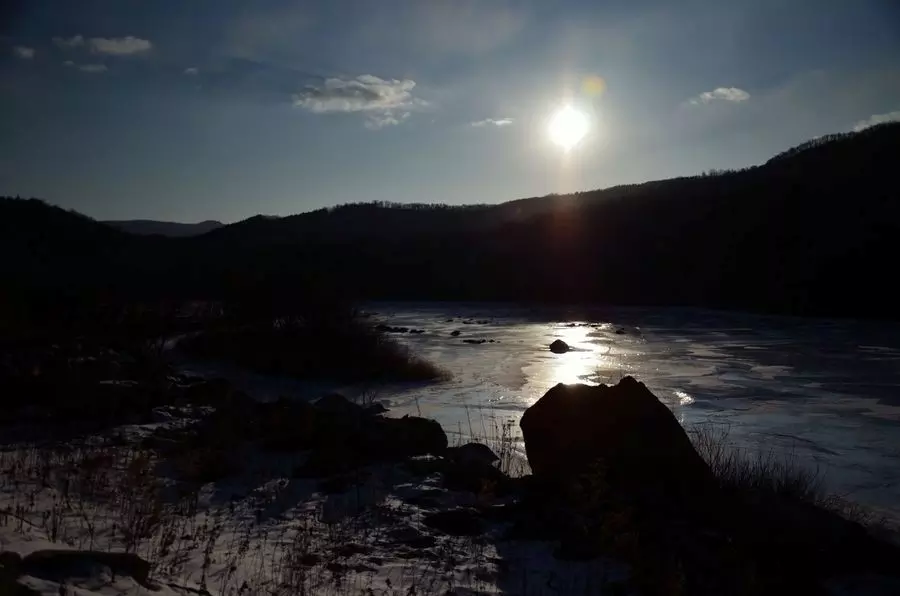
#> input picture Ass1/img1.png, 900 x 596 px, found by its file name
$ python Imp1_90.py
#> lines starting #> are read from the running program, lines starting #| are printed output that depends on the picture
import cv2

# reading the image as is and storing it in a variable
img = cv2.imread('img1.png', cv2.IMREAD_UNCHANGED)
#> img is the input picture: shape (596, 900, 3); mean B, G, R 52.6, 48.7, 46.4
# print(img)

#rotating image counterclockwise by 90 degrees
img = cv2.rotate(img, cv2.cv2.ROTATE_90_COUNTERCLOCKWISE)
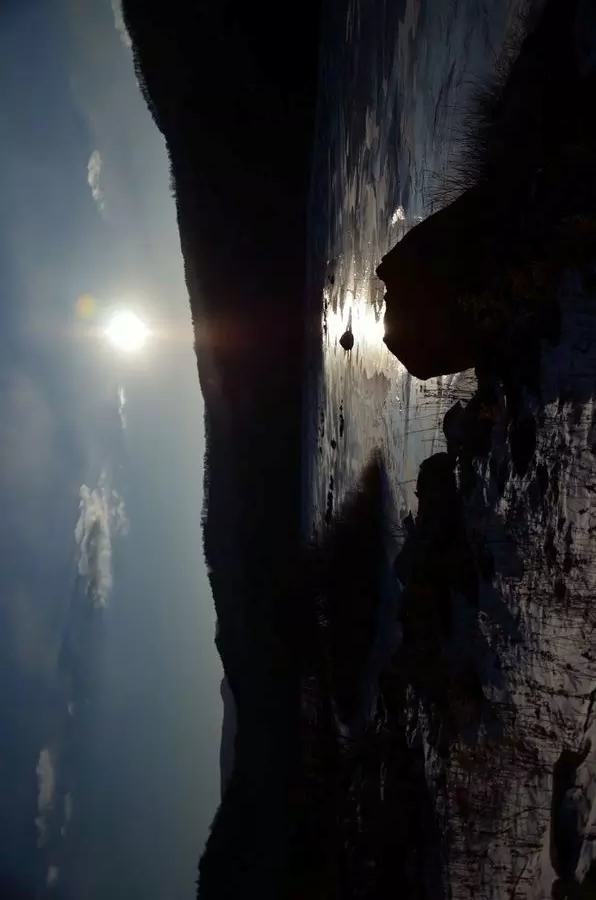
#> img: shape (900, 596, 3); mean B, G, R 52.6, 48.7, 46.4
cv2.imshow("img1", img)

#if image processed correctly, it will be saved by pressing 's',
#otherwise quit the window and free up the resources
if cv2.waitKey(0) == ord('s'):
#> (key Esc is pressed here)
    cv2.imwrite("img1_90.png", img)
    cv2.destroyAllWindows()
else:
    cv2.destroyAllWindows()

$ run again, with Ass1/3 - chromaticity.png copied over Ass1/img1.png
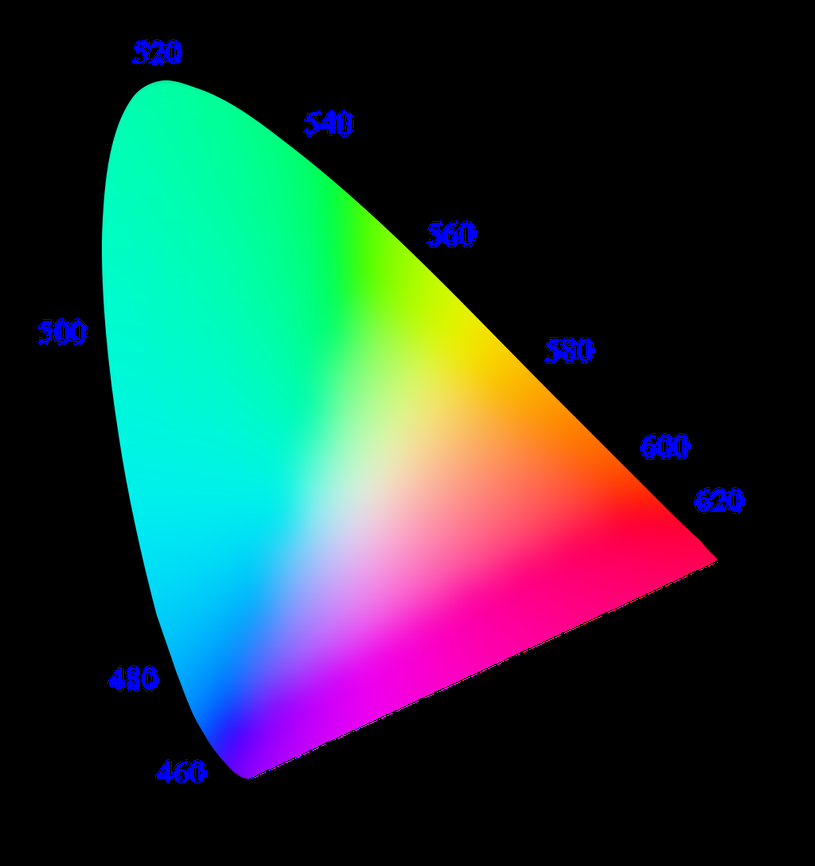
#> input picture Ass1/3 - chromaticity.png, 815 x 866 px, shrunk from 1024 x 1088 before the run, found by its file name
#> img is the input picture: shape (866, 815, 4); mean B, G, R, A 58.3, 59.3, 39.1, 92.7
#> `img = cv2.rotate(img, cv2.cv2.ROTATE_90_COUNTERCLOCKWISE)`:
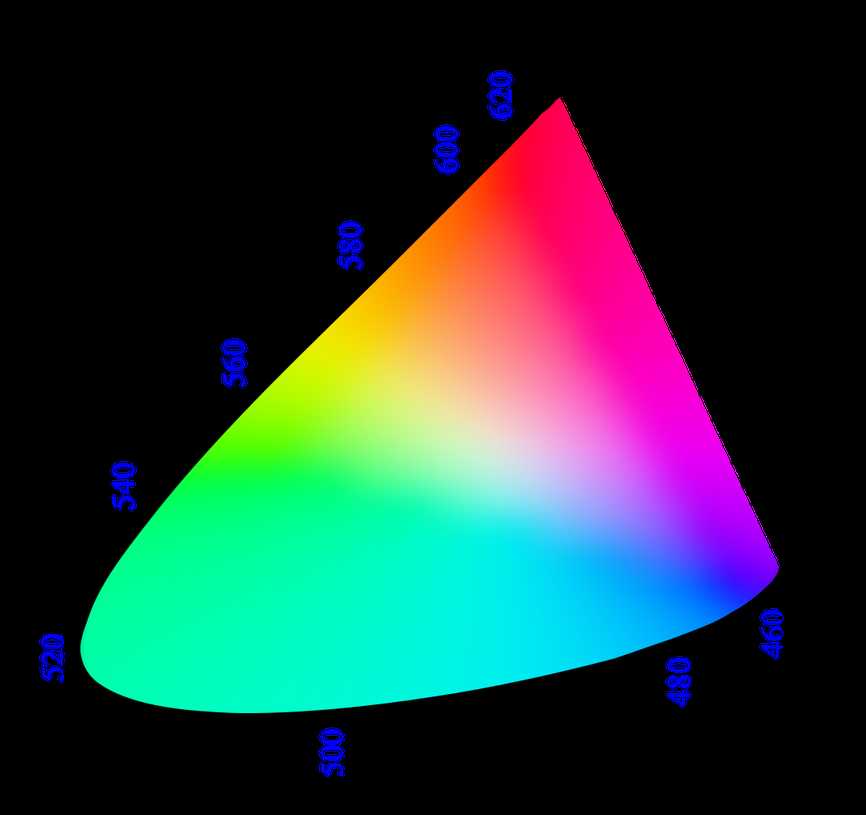
#> img: shape (815, 866, 4); mean B, G, R, A 58.3, 59.3, 39.1, 92.7

$ run again, with Ass1/selfie1.jpg saved as Ass1/img1.png
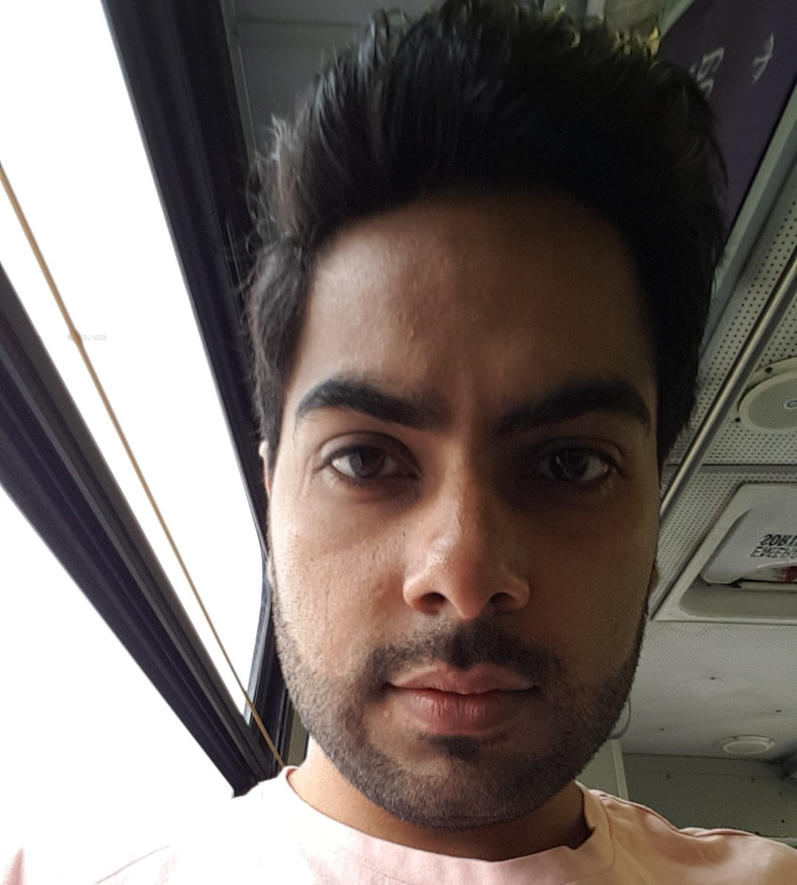
#> input picture Ass1/selfie1.jpg, 797 x 885 px, shrunk from 1080 x 1199 before the run, found by its file name
#> img is the input picture: shape (885, 797, 3); mean B, G, R 102.6, 107.2, 116.7
#> `img = cv2.rotate(img, cv2.cv2.ROTATE_90_COUNTERCLOCKWISE)`:
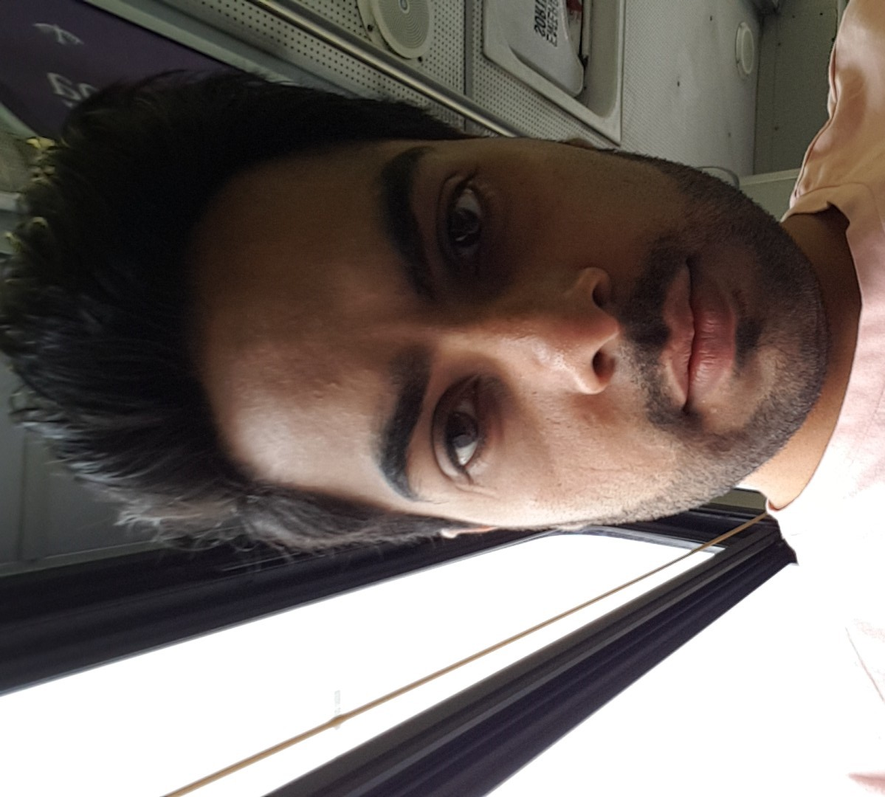
#> img: shape (797, 885, 3); mean B, G, R 102.6, 107.2, 116.7
